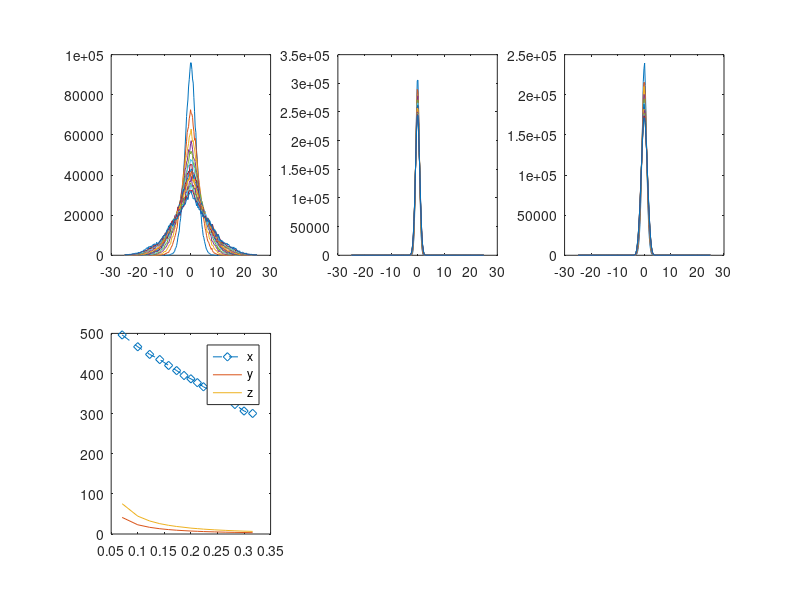

MATLAB code for this plot:
clear
close all

dstx = load('ScaledData/axon4/dxdist_trial0_pnum80000.mat');
dstyz = load('TravData/axon4/dyzdist_trial0_pnum80000.mat');

figure
set(gcf,'unit','centimeters','position',[20,10,50,30])
subplot(231)
% surf(dstx.dx, dstx.DTime, dstx.dxdist)
plot(dstx.dx, dstx.dxdist)
subplot(232)
% surf(dstyz.dy, dstyz.DTime, dstyz.dydist)
plot(dstyz.dy, dstyz.dydist)
subplot(233)
% surf(dstyz.dz, dstyz.DTime, dstyz.dzdist)
plot(dstyz.dz,  dstyz.dzdist)


xMSD = dstx.dxdist./sum(dstx.dxdist,2)*(dstx.dx(:)).^2;
Dx = xMSD(:)/2./dstx.DTime(:);
subplot(234)
plot(sqrt(dstx.DTime), Dx,'d--')


yMSD = dstyz.dydist./sum(dstyz.dydist,2)*(dstyz.dy(:)).^2;
Dy = yMSD(:)/2./dstyz.DTime(:);
% subplot(235)
hold on
plot(sqrt(dstyz.DTime), Dy)

zMSD = dstyz.dzdist./sum(dstyz.dzdist,2)*(dstyz.dz(:)).^2;
Dz = zMSD(:)/2./dstyz.DTime(:);
% subplot(236)
hold on
plot(sqrt(dstyz.DTime), Dz)
legend('x','y','z')

% subplot(235)
% hold on
% Dx_ = zeros(1,256);
% Dx_(1:length(Dy)) = Dy;
% Gaux = fftshift(fft(Dx_));
% plot(abs(Gaux))

